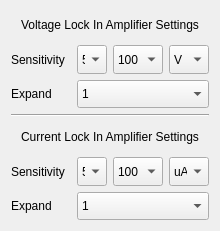
   <widget class="QWidget" name="verticalLayoutWidget">
    <property name="geometry">
     <rect>
      <x>870</x>
      <y>340</y>
      <width>205</width>
      <height>231</height>
     </rect>
    </property>
    <layout class="QVBoxLayout" name="Layout_Lockin" stretch="1,0,1">
     <item>
      <layout class="QGridLayout" name="Layout_Lockin_Setting" rowstretch="1,1,1" rowminimumheight="1,1,1">
       <item row="1" column="1">
        <widget class="QComboBox" name="comboBox_Voltage_LI_Sensitivity_1stdigit">
         <property name="minimumSize">
          <size>
           <width>30</width>
           <height>20</height>
          </size>
         </property>
         <property name="maximumSize">
          <size>
           <width>500</width>
           <height>100</height>
          </size>
         </property>
         <property name="currentIndex">
          <number>0</number>
         </property>
         <item>
          <property name="text">
           <string>5</string>
          </property>
         </item>
         <item>
          <property name="text">
           <string>2</string>
          </property>
         </item>
         <item>
          <property name="text">
           <string>1</string>
          </property>
         </item>
        </widget>
       </item>
       <item row="1" column="3">
        <widget class="QComboBox" name="comboBox_Voltage_LI_Sensitivity_Unit">
         <property name="minimumSize">
          <size>
           <width>40</width>
           <height>20</height>
          </size>
         </property>
         <property name="maximumSize">
          <size>
           <width>500</width>
           <height>100</height>
          </size>
         </property>
         <property name="currentIndex">
          <number>0</number>
         </property>
         <item>
          <property name="text">
           <string>V</string>
          </property>
         </item>
         <item>
          <property name="text">
           <string>mV</string>
          </property>
         </item>
         <item>
          <property name="text">
           <string>uV</string>
          </property>
         </item>
         <item>
          <property name="text">
           <string>nV</string>
          </property>
         </item>
        </widget>
       </item>
       <item row="1" column="0">
        <widget class="QLabel" name="label_Voltage_LI_Sensitivity">
         <property name="minimumSize">
          <size>
           <width>60</width>
           <height>20</height>
          </size>
         </property>
         <property name="styleSheet">
          <string notr="true">#label_ImageNum{
color: rgb(168, 168, 168)
}</string>
         </property>
         <property name="text">
          <string>Sensitivity</string>
         </property>
        </widget>
       </item>
       <item row="1" column="2">
        <widget class="QComboBox" name="comboBox_Voltage_LI_Sensitivity_2nddigit">
         <property name="minimumSize">
          <size>
           <width>50</width>
           <height>20</height>
          </size>
         </property>
         <property name="maximumSize">
          <size>
           <width>500</width>
           <height>100</height>
          </size>
         </property>
         <property name="currentIndex">
          <number>0</number>
         </property>
         <item>
          <property name="text">
           <string>100</string>
          </property>
         </item>
         <item>
          <property name="text">
           <string>10</string>
          </property>
         </item>
         <item>
          <property name="text">
           <string>1</string>
          </property>
         </item>
        </widget>
       </item>
       <item row="0" column="0" colspan="4">
        <widget class="QLabel" name="label_Voltage_LI_Settings">
         <property name="minimumSize">
          <size>
           <width>60</width>
           <height>20</height>
          </size>
         </property>
         <property name="styleSheet">
          <string notr="true">#label_ImageNum{
color: rgb(168, 168, 168)
}</string>
         </property>
         <property name="text">
          <string>Voltage Lock In Amplifier Settings</string>
         </property>
         <property name="alignment">
          <set>Qt::AlignCenter</set>
         </property>
        </widget>
       </item>
       <item row="2" column="0">
        <widget class="QLabel" name="label_Voltage_LI_Expand">
         <property name="minimumSize">
          <size>
           <width>60</width>
           <height>20</height>
          </size>
         </property>
         <property name="maximumSize">
          <size>
           <width>500</width>
           <height>100</height>
          </size>
         </property>
         <property name="styleSheet">
          <string notr="true">#label_ImageNum{
color: rgb(168, 168, 168)
}</string>
         </property>
         <property name="text">
          <string>Expand</string>
         </property>
        </widget>
       </item>
       <item row="2" column="1" colspan="3">
        <widget class="QComboBox" name="comboBox_Voltage_LI_Expand">
         <property name="minimumSize">
          <size>
           <width>50</width>
           <height>20</height>
          </size>
         </property>
         <property name="maximumSize">
          <size>
           <width>500</width>
           <height>100</height>
          </size>
         </property>
         <property name="currentIndex">
          <number>0</number>
         </property>
         <item>
          <property name="text">
           <string>1</string>
          </property>
         </item>
         <item>
          <property name="text">
           <string>10</string>
          </property>
         </item>
         <item>
          <property name="text">
           <string>100</string>
          </property>
         </item>
        </widget>
       </item>
      </layout>
     </item>
     <item>
      <widget class="Line" name="line_2">
       <property name="orientation">
        <enum>Qt::Horizontal</enum>
       </property>
      </widget>
     </item>
     <item>
      <layout class="QGridLayout" name="gridLayout">
       <item row="1" column="1">
        <widget class="QComboBox" name="comboBox_Current_LI_Sensitivity_1stdigit">
         <property name="minimumSize">
          <size>
           <width>30</width>
           <height>20</height>
          </size>
         </property>
         <property name="maximumSize">
          <size>
           <width>500</width>
           <height>100</height>
          </size>
         </property>
         <property name="currentIndex">
          <number>0</number>
         </property>
         <item>
          <property name="text">
           <string>5</string>
          </property>
         </item>
         <item>
          <property name="text">
           <string>2</string>
          </property>
         </item>
         <item>
          <property name="text">
           <string>1</string>
          </property>
         </item>
        </widget>
       </item>
       <item row="1" column="0">
        <widget class="QLabel" name="label_Current_LI_Sensitivity">
         <property name="minimumSize">
          <size>
           <width>60</width>
           <height>20</height>
          </size>
         </property>
         <property name="styleSheet">
          <string notr="true">#label_ImageNum{
color: rgb(168, 168, 168)
}</string>
         </property>
         <property name="text">
          <string>Sensitivity</string>
         </property>
        </widget>
       </item>
       <item row="0" column="0" colspan="4">
        <widget class="QLabel" name="label_Current_LI_Settings">
         <property name="minimumSize">
          <size>
           <width>60</width>
           <height>20</height>
          </size>
         </property>
         <property name="styleSheet">
          <string notr="true">#label_ImageNum{
color: rgb(168, 168, 168)
}</string>
         </property>
         <property name="text">
          <string>Current Lock In Amplifier Settings</string>
         </property>
         <property name="alignment">
          <set>Qt::AlignCenter</set>
         </property>
        </widget>
       </item>
       <item row="1" column="3">
        <widget class="QComboBox" name="comboBox_Current_LI_Sensitivity_Unit">
         <property name="minimumSize">
          <size>
           <width>40</width>
           <height>20</height>
          </size>
         </property>
         <property name="maximumSize">
          <size>
           <width>500</width>
           <height>100</height>
          </size>
         </property>
         <property name="currentIndex">
          <number>0</number>
         </property>
         <item>
          <property name="text">
           <string>uA</string>
          </property>
         </item>
         <item>
          <property name="text">
           <string>nA</string>
          </property>
         </item>
         <item>
          <property name="text">
           <string>pA</string>
          </property>
         </item>
         <item>
          <property name="text">
           <string>fA</string>
          </property>
         </item>
        </widget>
       </item>
       <item row="1" column="2">
        <widget class="QComboBox" name="comboBox_Current_LI_Sensitivity_2nddigit">
         <property name="minimumSize">
          <size>
           <width>50</width>
           <height>20</height>
          </size>
         </property>
         <property name="maximumSize">
          <size>
           <width>500</width>
           <height>100</height>
          </size>
         </property>
         <property name="currentIndex">
          <number>0</number>
         </property>
         <item>
          <property name="text">
           <string>100</string>
          </property>
         </item>
         <item>
          <property name="text">
           <string>10</string>
          </property>
         </item>
         <item>
          <property name="text">
           <string>1</string>
          </property>
         </item>
        </widget>
       </item>
       <item row="2" column="0">
        <widget class="QLabel" name="label_Current_LI_Expand">
         <property name="minimumSize">
          <size>
           <width>60</width>
           <height>20</height>
          </size>
         </property>
         <property name="styleSheet">
          <string notr="true">#label_ImageNum{
color: rgb(168, 168, 168)
}</string>
         </property>
         <property name="text">
          <string>Expand</string>
         </property>
        </widget>
       </item>
       <item row="2" column="1" colspan="3">
        <widget class="QComboBox" name="comboBox_Current_LI_Expand">
         <property name="minimumSize">
          <size>
           <width>50</width>
           <height>20</height>
          </size>
         </property>
         <property name="maximumSize">
          <size>
           <width>500</width>
           <height>100</height>
          </size>
         </property>
         <property name="currentIndex">
          <number>0</number>
         </property>
         <item>
          <property name="text">
           <string>1</string>
          </property>
         </item>
         <item>
          <property name="text">
           <string>10</string>
          </property>
         </item>
         <item>
          <property name="text">
           <string>100</string>
          </property>
         </item>
        </widget>
       </item>
      </layout>
     </item>
    </layout>
   </widget>
